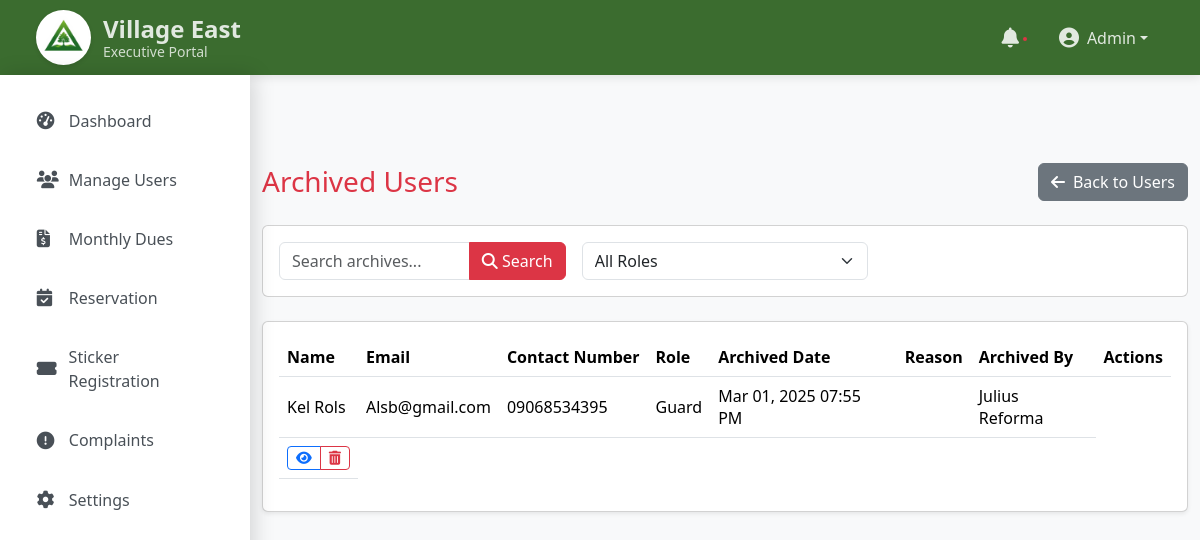
The page /1Admin/admin_archives.php on the database its author committed.
### tables this page shows
CREATE TABLE `archived_users` (
  `archive_id` int(11) NOT NULL,
  `user_id` int(11) NOT NULL,
  `first_name` varchar(50) NOT NULL,
  `last_name` varchar(50) NOT NULL,
  `email` varchar(100) NOT NULL,
  `phone_num` varchar(20) DEFAULT NULL,
  `role` enum('Admin','Staff','Homeowner','Guard','Guest') NOT NULL,
  `address` text DEFAULT NULL,
  `gender` enum('Male','Female','Other') NOT NULL,
  `archived_at` timestamp NOT NULL DEFAULT current_timestamp(),
  `archived_by` int(11) DEFAULT NULL,
  `reason` text DEFAULT NULL
);

CREATE TABLE `users` (
  `id` int(11) NOT NULL,
  `first_name` varchar(50) NOT NULL,
  `last_name` varchar(50) NOT NULL,
  `email` varchar(100) NOT NULL,
  `password` varchar(255) NOT NULL,
  `phone_num` varchar(20) DEFAULT NULL,
  `role` enum('Admin','Staff','Homeowner','Guard','Guest') NOT NULL,
  `address` text DEFAULT NULL,
  `gender` enum('Male','Female','Other') NOT NULL,
  `status` enum('active','archived','suspended') DEFAULT 'active',
  `created_at` timestamp NOT NULL DEFAULT current_timestamp(),
  `updated_at` timestamp NOT NULL DEFAULT current_timestamp() ON UPDATE current_timestamp(),
  `img` varchar(255) DEFAULT NULL
);

### 1Admin/admin_archives.php (the view, shortened to what this page needs)
<?php include('../inc/admin_header.php'); ?>
<div class="container-fluid py-4" style="margin-left: 250px; width: calc(100% - 250px);">
    <div class="row align-items-center mb-4">
        <div class="col">
            <h1 class="h3 mb-0 text-danger">Archived Users</h1>
        </div>
        <div class="col-auto">
            <a href="admin_manageuser.php" class="btn btn-secondary">
                <i class="fas fa-arrow-left me-2"></i>Back to Users
            </a>
        </div>
    </div>
    <div class="card mb-4">
        <div class="card-body">
            <div class="row g-3 align-items-center">
                <div class="col-md-4">
                    <div class="input-group">
                        <input type="search" id="searchArchive" class="form-control" placeholder="Search archives...">
                        <button class="btn btn-danger" type="button">
                            <i class="fas fa-search"></i> Search
                        </button>
                    </div>
                </div>
                <div class="col-md-4">
                    <select class="form-select" id="roleFilter">
                        <option value="">All Roles</option>
                    </select>
                </div>
            </div>
        </div>
    </div>
    <div class="card shadow-sm">
        <div class="card-body">
            <div class="table-responsive">
                <table class="table table-hover align-middle">
                    <thead class="bg-light">
                        <tr>
                            <th>Name</th>
                            <th>Email</th>
                            <th>Contact Number</th>
                            <th>Role</th>
                            <th>Archived Date</th>
                            <th>Reason</th>
                            <th>Archived By</th>
                            <th class="text-end">Actions</th>
                        </tr>
                    </thead>
                    <tbody>
                        <?php
                        $archive_sql = "SELECT a.*, u.first_name as archived_by_name, u.last_name as archived_by_lastname
                                      FROM archived_users a
                                      LEFT JOIN users u ON a.archived_by = u.id
                                      ORDER BY a.archived_at DESC";
                        $archive_result = mysqli_query($conn, $archive_sql);
                        if ($archive_result && mysqli_num_rows($archive_result) > 0) {
                            while ($archive = mysqli_fetch_assoc($archive_result)) {
                                ?>
                                <tr>
                                    <td><?php echo htmlspecialchars($archive['first_name'] . ' ' . $archive['last_name']); ?></td>
                                    <td><?php echo htmlspecialchars($archive['email']); ?></td>
                                    <td><?php echo htmlspecialchars($archive['phone_num']); ?></td>
                                    <td><?php echo htmlspecialchars($archive['role']); ?></td>
                                    <td><?php echo date('M d, Y h:i A', strtotime($archive['archived_at'])); ?></td>
                                    <td><?php echo htmlspecialchars($archive['reason']); ?></td>
                                    <td><?php echo htmlspecialchars($archive['archived_by_name'] . ' ' . $archive['archived_by_lastname']); ?></td>
                                </tr>
                                <?php
                            }
                        } else {
                            echo "<tr><td colspan='7' class='text-center py-4'>No archived users found</td></tr>";
                        }
                        ?>
                         <td class="text-end">
                                <div class="btn-group">
                                    <button class="btn btn-sm btn-outline-primary" data-bs-toggle="modal" data-bs-target="#viewModal<?php echo $row['id']; ?>">
                                        <i class="fas fa-eye"></i>
                                    </button>
                                    <button type="button" class="btn btn-sm btn-outline-danger" data-bs-toggle="modal" data-bs-target="#deleteModal<?php echo $row['id']; ?>">
                                        <i class="fa fa-trash-alt"></i>
                                    </button>
                                </div>
                            </td>
                    </tbody>
                </table>
            </div>
        </div>
    </div>
</div>

### inc/admin_header.php (style rules this page uses)
:root { --sidebar-width: 250px; --navbar-height: 75px; --primary-color: #3B6C2F; --primary-hover: #2d5324; --text-light: rgba(255,255,255,.85); --transition-speed: 0.3s; }
body { min-height: 100vh; overflow-x: hidden; background-color: #f8f9fa; font-family: 'Segoe UI', system-ui, -apple-system, sans-serif; }

### 1Admin/admin_archives.php (style rules this page uses)
body { overflow-x: hidden; }
.table th { white-space: nowrap; }
.btn-danger { background-color: #dc3545; border-color: #dc3545; }
.text-danger { color: #dc3545 !important; }

### rows shown on the page
archived_users: first_name+last_name "Kel Rols", email "Alsb@gmail.com", phone_num "09068534395", role "Guard", archived_at "Mar 01, 2025 07:55 PM", archived_by.last_name "Julius Reforma"
